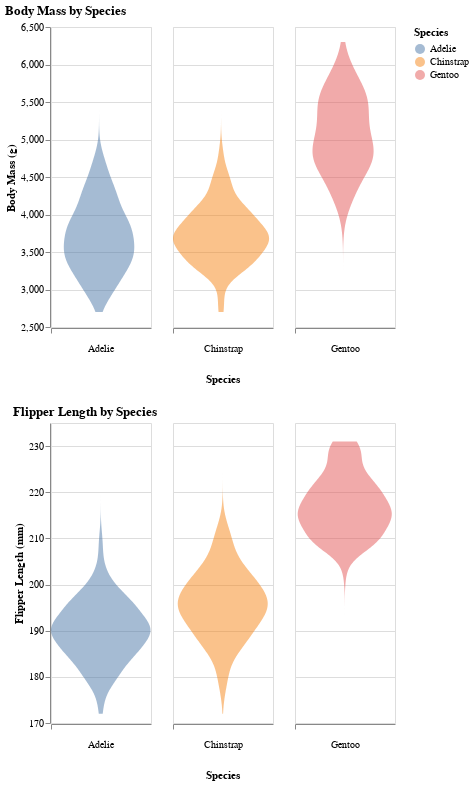

The notebook cell saved with this chart:
### Code cell
# Create violin plots for penguin measurements by species
from IPython.utils.capture import capture_output

with capture_output() as _claude_captured_output:
    # Body Mass violin plot
    chart1 = alt.Chart(penguins_pl).transform_density(
        'Body Mass (g)',
        as_=['Body Mass (g)', 'density'],
        groupby=['Species']
    ).mark_area(orient='horizontal', opacity=0.5).encode(
        y='Body Mass (g):Q',
        color='Species:N',
        x=alt.X('density:Q', stack='center', impute=None, title=None, axis=alt.Axis(labels=False, values=[0], grid=False, ticks=True)),
        column=alt.Column('Species:N', header=alt.Header(titleOrient='bottom', labelOrient='bottom'))
    ).properties(
        width=100,
        title='Body Mass by Species'
    )
    
    # Flipper Length violin plot
    chart2 = alt.Chart(penguins_pl).transform_density(
        'Flipper Length (mm)',
        as_=['Flipper Length (mm)', 'density'],
        groupby=['Species']
    ).mark_area(orient='horizontal', opacity=0.5).encode(
        y='Flipper Length (mm):Q',
        color='Species:N',
        x=alt.X('density:Q', stack='center', impute=None, title=None, axis=alt.Axis(labels=False, values=[0], grid=False, ticks=True)),
        column=alt.Column('Species:N', header=alt.Header(titleOrient='bottom', labelOrient='bottom'))
    ).properties(
        width=100,
        title='Flipper Length by Species'
    )
    
    # Combine charts vertically
    combined = alt.vconcat(chart1, chart2)
    display(combined)

for output in _claude_captured_output.outputs:
    display(output)

### Figure 1 — Vega-Lite specification as saved in the notebook (floating-point values rounded to 4 significant figures; data arrays with more than 128 entries replaced by an {"elided": "..."} marker saying what was removed)
{"config": {"view": {"continuousWidth": 300, "continuousHeight": 300}}, "vconcat": [{"mark": {"type": "area", "opacity": 0.5, "orient": "horizontal"}, "encoding": {"color": {"field": "Species", "type": "nominal"}, "column": {"field": "Species", "header": {"labelOrient": "bottom", "titleOrient": "bottom"}, "type": "nominal"}, "x": {"axis": {"grid": false, "labels": false, "ticks": true, "values": [0]}, "field": "density", "impute": null, "stack": "center", "title": null, "type": "quantitative"}, "y": {"field": "Body Mass (g)", "type": "quantitative"}}, "title": "Body Mass by Species", "transform": [{"density": "Body Mass (g)", "groupby": ["Species"], "as": ["Body Mass (g)", "density"]}], "width": 100}, {"mark": {"type": "area", "opacity": 0.5, "orient": "horizontal"}, "encoding": {"color": {"field": "Species", "type": "nominal"}, "column": {"field": "Species", "header": {"labelOrient": "bottom", "titleOrient": "bottom"}, "type": "nominal"}, "x": {"axis": {"grid": false, "labels": false, "ticks": true, "values": [0]}, "field": "density", "impute": null, "stack": "center", "title": null, "type": "quantitative"}, "y": {"field": "Flipper Length (mm)", "type": "quantitative"}}, "title": "Flipper Length by Species", "transform": [{"density": "Flipper Length (mm)", "groupby": ["Species"], "as": ["Flipper Length (mm)", "density"]}], "width": 100}], "data": {"name": "data-783f637a646b8ff8439f6e7d741cecf0"}, "$schema": "https://vega.github.io/schema/vega-lite/v6.1.0.json", "datasets": {"data-783f637a646b8ff8439f6e7d741cecf0": {"elided": "344 records"}}}
